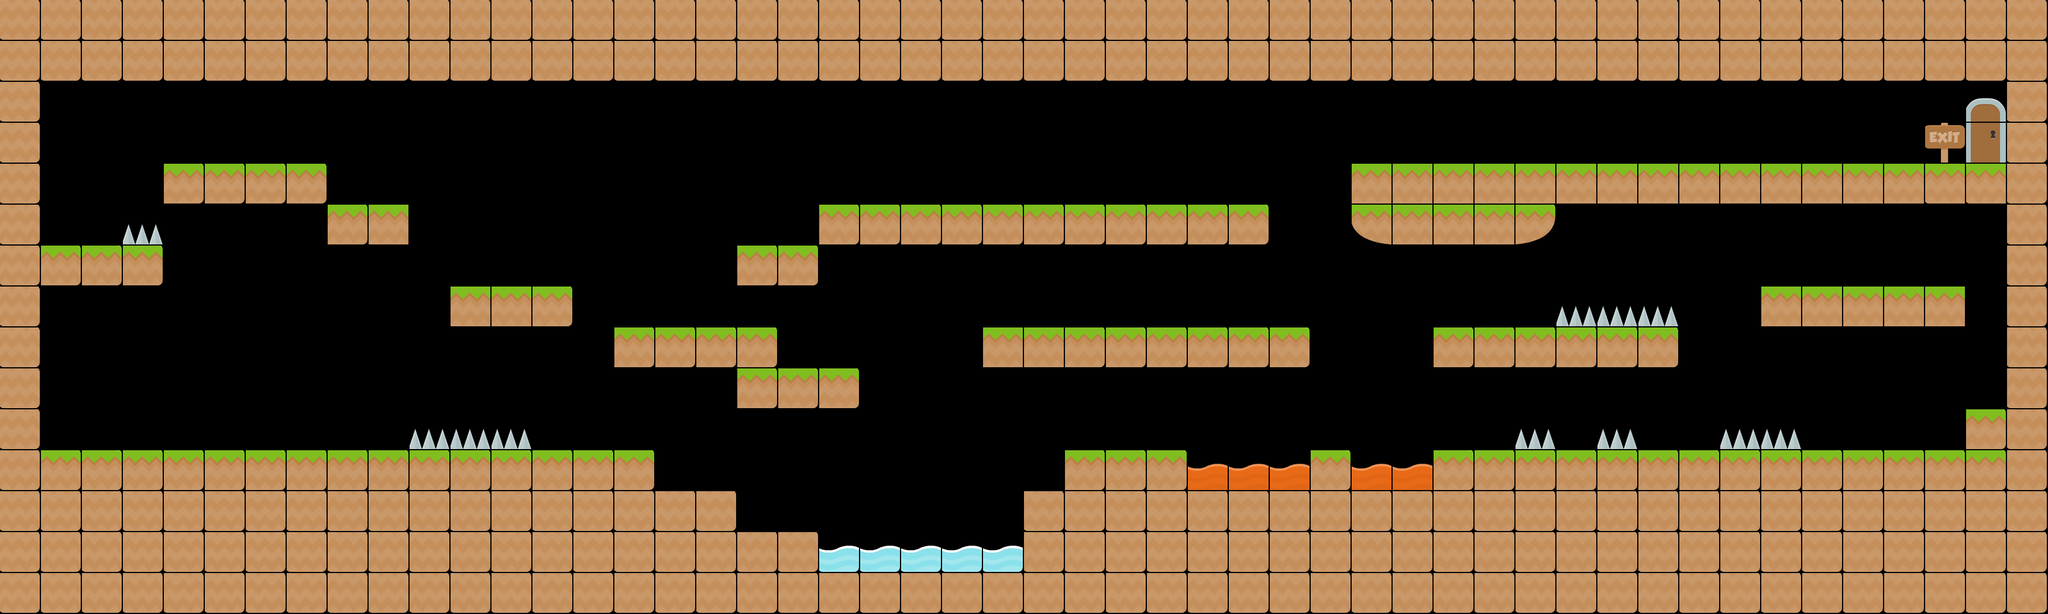

This game map was drawn from its Tiled (.tmx) file and the tilesets committed beside it. A one-line description and the trimmed map source follow:
An orthogonal 50x15 tile map with 70x70 px tiles, 4 tile layers (ground, obstacles, door, hide) and 20 objects (9x spikes, 3x star, 3x snake, panda-spawn, health, ...).

<map version="1.10" tiledversion="1.10.2" orientation="orthogonal" renderorder="right-down" width="50" height="15" tilewidth="70" tileheight="70" infinite="0" nextlayerid="10" nextobjectid="34">
 <editorsettings>
  <export target="game.json" format="json" />
 </editorsettings>
 <tileset firstgid="1" name="tiles_spritesheet" tilewidth="70" tileheight="70" spacing="2" margin="2" tilecount="156" columns="12">
  <image source="tiles_spritesheet.png" width="914" height="936" />
  <tile id="65">
   <properties>
    <property name="collides" type="bool" value="true" />
   </properties>
  </tile>
  <tile id="66">
   <properties>
    <property name="collides" type="bool" value="true" />
   </properties>
  </tile>
  <tile id="67">
   <properties>
    <property name="collides" type="bool" value="true" />
   </properties>
  </tile>
  <tile id="68">
   <properties>
    <property name="collides" type="bool" value="true" />
   </properties>
  </tile>
  <tile id="77">
   <properties>
    <property name="collides" type="bool" value="true" />
   </properties>
  </tile>
  <tile id="78">
   <properties>
    <property name="collides" type="bool" value="true" />
   </properties>
  </tile>
  <tile id="79">
   <properties>
    <property name="collides" type="bool" value="true" />
   </properties>
  </tile>
  <tile id="80">
   <properties>
    <property name="collides" type="bool" value="true" />
   </properties>
  </tile>
  <tile id="89">
   <properties>
    <property name="collides" type="bool" value="true" />
   </properties>
  </tile>
  <tile id="90">
   <properties>
    <property name="collides" type="bool" value="true" />
   </properties>
  </tile>
  <tile id="91">
   <properties>
    <property name="collides" type="bool" value="true" />
   </properties>
  </tile>
  <tile id="92">
   <properties>
    <property name="collides" type="bool" value="true" />
   </properties>
  </tile>
  <tile id="101">
   <properties>
    <property name="collides" type="bool" value="true" />
   </properties>
  </tile>
  <tile id="102">
   <properties>
    <property name="collides" type="bool" value="true" />
   </properties>
  </tile>
  <tile id="103">
   <properties>
    <property name="collides" type="bool" value="true" />
   </properties>
  </tile>
  <tile id="104">
   <properties>
    <property name="collides" type="bool" value="true" />
   </properties>
  </tile>
  <tile id="113">
   <properties>
    <property name="collides" type="bool" value="true" />
   </properties>
  </tile>
  <tile id="114">
   <properties>
    <property name="collides" type="bool" value="true" />
   </properties>
  </tile>
  <tile id="115">
   <properties>
    <property name="collides" type="bool" value="true" />
   </properties>
  </tile>
  <tile id="116">
   <properties>
    <property name="collides" type="bool" value="true" />
   </properties>
  </tile>
  <tile id="125">
   <properties>
    <property name="collides" type="bool" value="true" />
   </properties>
  </tile>
  <tile id="126">
   <properties>
    <property name="collides" type="bool" value="true" />
   </properties>
  </tile>
  <tile id="127">
   <properties>
    <property name="collides" type="bool" value="true" />
   </properties>
  </tile>
  <tile id="128">
   <properties>
    <property name="collides" type="bool" value="true" />
   </properties>
  </tile>
  <tile id="137">
   <properties>
    <property name="collides" type="bool" value="true" />
   </properties>
  </tile>
  <tile id="138">
   <properties>
    <property name="collides" type="bool" value="true" />
   </properties>
  </tile>
  <tile id="139">
   <properties>
    <property name="collides" type="bool" value="true" />
   </properties>
  </tile>
  <tile id="140">
   <properties>
    <property name="collides" type="bool" value="true" />
   </properties>
  </tile>
  <tile id="149">
   <properties>
    <property name="collides" type="bool" value="true" />
   </properties>
  </tile>
  <tile id="150">
   <properties>
    <property name="collides" type="bool" value="true" />
   </properties>
  </tile>
  <tile id="151">
   <properties>
    <property name="collides" type="bool" value="true" />
   </properties>
  </tile>
  <tile id="152">
   <properties>
    <property name="collides" type="bool" value="true" />
   </properties>
  </tile>
 </tileset>
 <layer id="1" name="ground" width="50" height="15">
  <data>[750 cells, 351 non-empty, 7 distinct tile ids]</data>
 </layer>
 <layer id="3" name="obstacles" width="50" height="15">
  <data>[750 cells, 21 non-empty, 3 distinct tile ids]</data>
 </layer>
 <layer id="6" name="door" width="50" height="15">
  <data>[750 cells, 2 non-empty, 2 distinct tile ids]</data>
 </layer>
 <layer id="7" name="hide" width="50" height="15">
  <data>[750 cells, 14 non-empty, 1 distinct tile ids]</data>
 </layer>
 <objectgroup id="2" name="objects">
  <object id="1" name="panda-spawn" x="1050" y="490" width="70" height="70" />
  <object id="2" name="star" x="3357.33" y="627.333" width="70" height="70" />
  <object id="3" name="star" x="74" y="702" width="70" height="70" />
  <object id="4" name="star" x="1050" y="280" width="70" height="70" />
  <object id="5" name="spikes" x="700" y="735" width="210" height="35" />
  <object id="6" name="health" x="560" y="490" width="70" height="70" />
  <object id="7" name="snake" x="1752.41" y="484.333" width="70" height="70" />
  <object id="8" name="snake" x="1750" y="280" width="70" height="70" />
  <object id="9" name="snake" x="315" y="700" width="70" height="70" />
  <object id="12" name="key" x="69.5" y="351" width="69" height="68" />
  <object id="14" name="spikes" x="210.333" y="384.333" width="69" height="35" />
  <object id="16" name="spikes" x="2591" y="734" width="67.6667" height="34" />
  <object id="17" name="spikes" x="2730.67" y="734" width="69.6667" height="35.3333" />
  <object id="19" name="spikes" x="2939.67" y="735.333" width="141.333" height="32.3333" />
  <object id="20" name="spikes" x="2660.33" y="523.333" width="208.667" height="34.3333" />
  <object id="22" name="door" x="3394.67" y="167.833" width="35.1667" height="113" />
  <object id="26" name="hide" x="2311.33" y="280.667" width="976.667" height="68" />
  <object id="28" name="spikes" x="1398.67" y="934" width="350.667" height="43.3333" />
  <object id="30" name="spikes" x="2030.5" y="795.5" width="206.5" height="43" />
  <object id="31" name="spikes" x="2311.5" y="794" width="135" height="45.5" />
 </objectgroup>
</map>